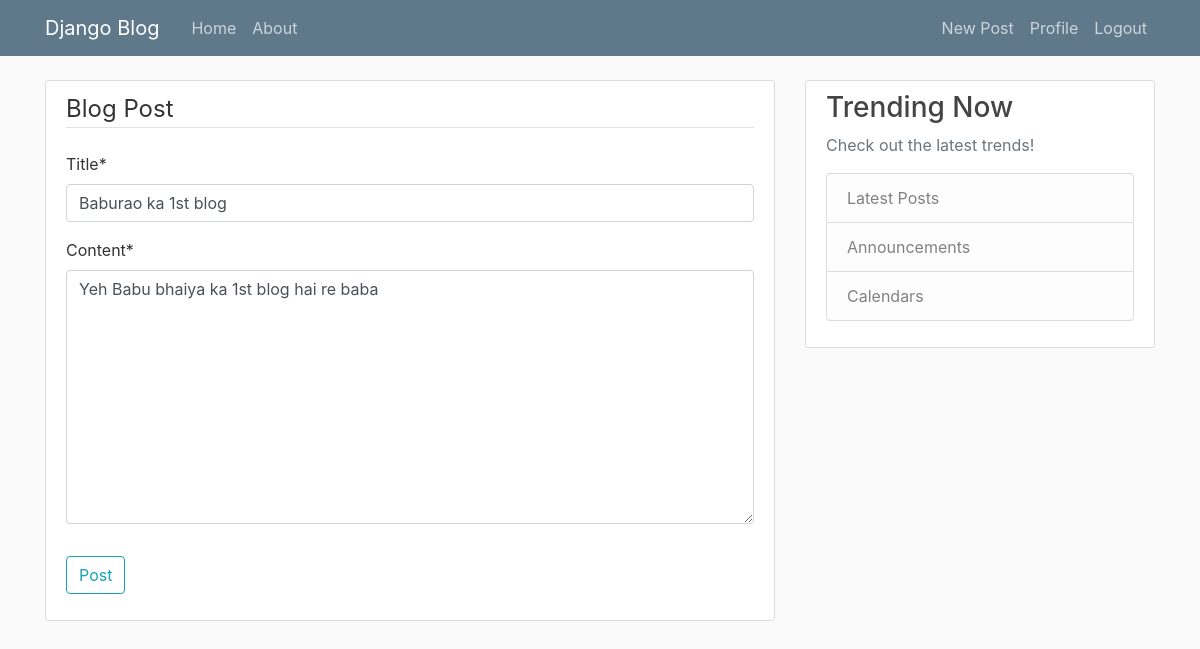
Before: /post/2/update/ (signed in) with the older database file.
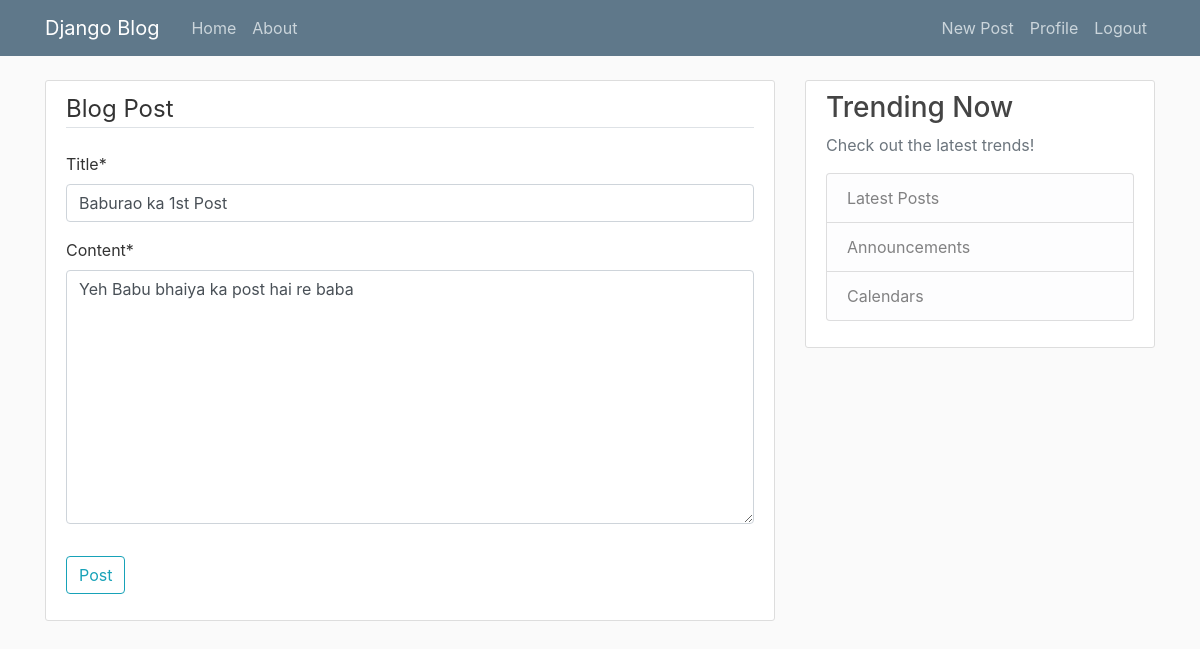
After: the same page with the newer database file.
### blog/models.py (models this page shows, shortened)
class Post(models.Model):
    title = models.CharField(max_length=100)
    content = models.TextField()
    date_posted = models.DateTimeField(default=timezone.now)
    author = models.ForeignKey(User, on_delete=models.CASCADE)

### blog/views.py (the view, shortened to what this page needs)
# urls.py: path('post/<int:pk>/update/', PostUpdateView.as_view(), name='post-update'),
class PostUpdateView(LoginRequiredMixin, UserPassesTestMixin, UpdateView):
    model = Post
    fields = ['title', 'content']
    def test_func(self):
        post = self.get_object()
        if self.request.user == post.author:
            return True
        return False

### blog/templates/blog/post_form.html (shortened to what this page needs)
{% extends "blog/base.html" %}
{% load crispy_forms_tags %}
{% block content %}
    <div class="content-section">
        <form method="POST">
            <fieldset class="form-group">
                <legend class="border-bottom mb-4">Blog Post</legend>
                {{ form|crispy }}
            </fieldset>
            <div class="form-group">
                <button class="btn btn-outline-info" type="submit">Post</button>
            </div>
        </form>
    </div>
{% endblock content %}

Changed rows visible on the page:
changed Post: title "Baburao ka 1st blog" → "Baburao ka 1st Post"; content "Yeh Babu bhaiya ka 1st blog hai re baba" → "Yeh Babu bhaiya ka post hai re baba"
